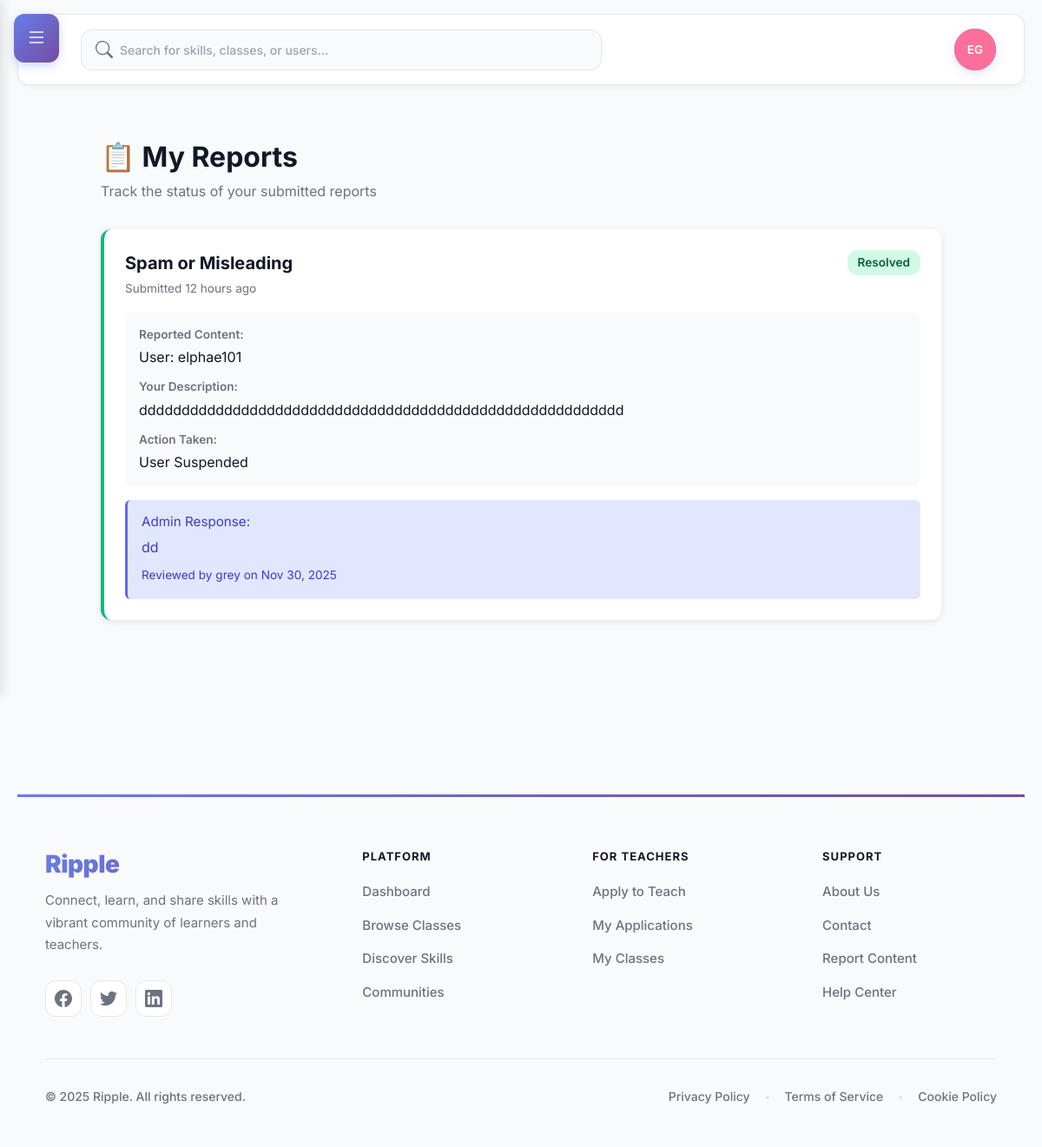
Page /my-reports/ (signed in) on the committed database.
### core/models.py (models this page shows, shortened)
class Report(models.Model):
    REASON_CHOICES = [
        ('spam', 'Spam or Misleading'),
        ('harassment', 'Harassment or Bullying'),
        ('hate_speech', 'Hate Speech'),
        ('inappropriate', 'Inappropriate Content'),
        ('impersonation', 'Impersonation'),
        ('violence', 'Violence or Threats'),
        ('scam', 'Scam or Fraud'),
        ('fake_skills', 'Fake Skills/Credentials'),
        ('other', 'Other'),
    ]
    STATUS_CHOICES = [
        ('pending', 'Pending Review'),
        ('investigating', 'Under Investigation'),
        ('resolved', 'Resolved'),
        ('dismissed', 'Dismissed'),
    ]
    ACTION_CHOICES = [
        ('none', 'No Action Taken'),
        ('warning', 'Warning Issued'),
        ('content_removed', 'Content Removed'),
        ('user_suspended', 'User Suspended'),
        ('user_banned', 'User Banned'),
    ]
    reporter = models.ForeignKey(
        User,
        on_delete=models.CASCADE,
        related_name='reports_made'
    )
    content_type = models.ForeignKey(ContentType, on_delete=models.CASCADE)
    object_id = models.PositiveIntegerField()
    reported_object = GenericForeignKey('content_type', 'object_id')
    reason = models.CharField(max_length=50, choices=REASON_CHOICES)
    description = models.TextField(help_text="Please provide details about the issue")
    status = models.CharField(max_length=20, choices=STATUS_CHOICES, default='pending')
    action_taken = models.CharField(max_length=20, choices=ACTION_CHOICES, default='none')
    admin_notes = models.TextField(blank=True, null=True)
    reviewed_by = models.ForeignKey(
        User,
        on_delete=models.SET_NULL,
        null=True,
        blank=True,
        related_name='reports_reviewed'
    )
    reviewed_at = models.DateTimeField(null=True, blank=True)
    created_at = models.DateTimeField(auto_now_add=True)
    updated_at = models.DateTimeField(auto_now=True)
    class Meta:
        ordering = ['-created_at']
        indexes = [
            models.Index(fields=['status', '-created_at']),
            models.Index(fields=['content_type', 'object_id']),
        ]
    def get_reported_object_display(self):
        try:
            reported_obj = self.reported_object
        except Exception:
            if self.content_type.model == 'user':
                return f"User: [Deleted] (ID: {self.object_id})"
            elif self.content_type.model == 'community':
                return f"Community: [Deleted] (ID: {self.object_id})"
            elif self.content_type.model == 'teachingclass':
                return f"Class: [Deleted] (ID: {self.object_id})"
            elif self.content_type.model == 'post':
                return f"Post: [Deleted] (ID: {self.object_id})"
            elif self.content_type.model == 'message':
                return f"Message: [Deleted] (ID: {self.object_id})"
            else:
                return f"{self.content_type.model.title()}: [Deleted] (ID: {self.object_id})"
        if self.content_type.model == 'user':
            return f"User: {reported_obj.username}"
        elif self.content_type.model == 'community':
            return f"Community: {reported_obj.name}"
        elif self.content_type.model == 'teachingclass':
            return f"Class: {reported_obj.title}"
        elif self.content_type.model == 'post':
            return f"Post: {reported_obj.title}"
        elif self.content_type.model == 'message':
            return f"Message in conversation"
        else:
            return f"{self.content_type.model.title()}"

### core/views.py (the view)
# urls.py: path('my-reports/', views.user_reports, name='user_reports'),
@login_required
def user_reports(request):
    reports = Report.objects.filter(reporter=request.user).select_related(
        'content_type', 'reviewed_by'
    )
    return render(request, 'core/user_reports.html', {'reports': reports})

### skills/templatetags/skills_tags.py (called while the page is built)
@register.simple_tag(takes_context=True)
def pending_trade_offers_count(context):
    request = context.get('request')
    if not request or not request.user.is_authenticated:
        return 0
    return ClassTradeOffer.objects.filter(
        receiver=request.user,
        status=ClassTradeOffer.PENDING
    ).count()

### users/context_processors.py (called while the page is built)
def recaptcha_site_key(request):
    return {
        'RECAPTCHA_SITE_KEY': getattr(settings, 'RECAPTCHA_SITE_KEY', '')
    }

def unread_messages_count(request):
    unread_count = 0
    if request.user.is_authenticated:
        from chat.models import MessageStatus
        unread_count = MessageStatus.objects.filter(
            user=request.user,
            is_read=False
        ).exclude(
            message__sender=request.user
        ).count()
    return {
        'unread_messages_count': unread_count
    }

### users/templatetags/user_tags.py (called while the page is built)
def get_avatar_color(user):
    hash_value = int(hashlib.md5(user.username.encode()).hexdigest(), 16)
    color_index = hash_value % len(AVATAR_COLORS)
    return AVATAR_COLORS[color_index]

@register.inclusion_tag('users/user_avatar.html', takes_context=False)
def user_avatar(user, size='medium', css_class=''):
    has_avatar = user.profile.avatar if hasattr(user, 'profile') else False
    first_name = user.first_name or ''
    last_name = user.last_name or ''
    if first_name and last_name:
        initials = f"{first_name[0]}{last_name[0]}".upper()
    elif first_name:
        initials = first_name[0].upper()
    elif last_name:
        initials = last_name[0].upper()
    else:
        initials = user.username[0].upper() if user.username else '?'
    avatar_color = get_avatar_color(user)
    return {
        'user': user,
        'has_avatar': has_avatar,
        'avatar_url': user.profile.avatar.url if has_avatar else None,
        'initials': initials,
        'avatar_color': avatar_color,
        'size': size,
        'css_class': css_class,
    }

### core/templates/core/user_reports.html (shortened to what this page needs)
{% extends 'base.html' %}
{% block content %}
<div class="user-reports-container">
    <div class="reports-header">
        <h1>📋 My Reports</h1>
        <p style="color: #6b7280;">Track the status of your submitted reports</p>
    </div>
    {% if reports %}
        {% for report in reports %}
        <div class="report-card {{ report.status }}">
            <div class="report-header">
                <div>
                    <div class="report-title">{{ report.get_reason_display }}</div>
                    <div class="report-date">Submitted {{ report.created_at|timesince }} ago</div>
                </div>
                <span class="status-badge {{ report.status }}">{{ report.get_status_display }}</span>
            </div>
            <div class="report-content">
                <div class="report-field">
                    <div class="field-label">Reported Content:</div>
                    <div class="field-value">{{ report.get_reported_object_display }}</div>
                </div>
                <div class="report-field">
                    <div class="field-label">Your Description:</div>
                    <div class="field-value">{{ report.description }}</div>
                </div>
                {% if report.status == 'resolved' or report.status == 'dismissed' %}
                <div class="report-field">
                    <div class="field-label">Action Taken:</div>
                    <div class="field-value">{{ report.get_action_taken_display }}</div>
                </div>
                {% endif %}
            </div>
            {% if report.admin_notes and report.status != 'pending' %}
            <div class="admin-response">
                <h4>Admin Response:</h4>
                <p>{{ report.admin_notes }}</p>
                {% if report.reviewed_by %}
                <p style="font-size: 0.85rem; margin-top: 0.5rem;">
                    Reviewed by {{ report.reviewed_by.username }} on {{ report.reviewed_at|date:"M d, Y" }}
                </p>
                {% endif %}
            </div>
            {% endif %}
        </div>
        {% endfor %}
    {% endif %}
</div>
{% endblock %}

### static/css/main.css (style rules this page uses)
:root { --bg:#f6f7f9;--card:#f0f1f3;--sidebar:#233455;--sidebarText:#e6ecf5;--text:#121417;--muted:#8b93a1;--brand:#4a67ff }
* { box-sizing:border-box }
html,body { margin:0;padding:0;font-family:Inter,system-ui,-apple-system,Segoe UI,Roboto,Arial,sans-serif;color:var(--text);background:var(--bg) }

### templates/base.html (style rules this page uses)
:root { --sidebar-width: 280px; --collision-breakpoint: 1200px; --brand: #667eea; --brand-hover: #5a77ff; --brand-gradient: linear-gradient(135deg, #667eea 0%, #764ba2 100%); --text: #111827; --text-light: #6b7280; --card: #ffffff; --background: #f9fafb; --border: #e5e7eb; --sidebar-bg: #1f2937; --sidebar-hover: #374151; }
* { font-family: 'Inter', -apple-system, BlinkMacSystemFont, sans-serif; -webkit-font-smoothing: antialiased; -moz-osx-font-smoothing: grayscale; }
body { background: var(--background); }

### core/templates/core/user_reports.html (style rules this page uses)
.user-reports-container { max-width: 1000px; margin: 0 auto; padding: 2rem 1rem; }
.reports-header { margin-bottom: 2rem; }
.reports-header h1 { font-size: 2rem; font-weight: 700; color: #111827; margin-bottom: 0.5rem; }
.report-card { background: white; border-radius: 12px; padding: 1.5rem; margin-bottom: 1rem; box-shadow: 0 2px 8px rgba(0,0,0,0.1); border-left: 4px solid #e5e7eb; }
.report-card.resolved { border-left-color: #10b981; }
.report-header { display: flex; justify-content: space-between; align-items: start; margin-bottom: 1rem; }
.report-title { font-size: 1.25rem; font-weight: 700; color: #111827; margin-bottom: 0.25rem; }
.report-date { font-size: 0.85rem; color: #6b7280; }
.status-badge { display: inline-block; padding: 0.25rem 0.75rem; border-radius: 12px; font-size: 0.85rem; font-weight: 600; }
.status-badge.resolved { background: #d1fae5; color: #065f46; }
.report-content { padding: 1rem; background: #f9fafb; border-radius: 8px; margin-bottom: 1rem; }
.report-field { margin-bottom: 0.75rem; }
.report-field:last-child { margin-bottom: 0; }
.field-label { font-size: 0.85rem; color: #6b7280; font-weight: 600; margin-bottom: 0.25rem; }
.field-value { color: #111827; }
.admin-response { padding: 1rem; background: #e0e7ff; border-left: 3px solid #6366f1; border-radius: 6px; margin-top: 1rem; }
.admin-response h4 { margin: 0 0 0.5rem 0; font-size: 0.95rem; color: #4338ca; }
.admin-response p { margin: 0; color: #4338ca; line-height: 1.6; }

### rows in the picture
Report: reason "Spam or Misleading", created_at "12 hours", status "Resolved", reported_object "User: elphae101", description "ddddddddddddddddddddddddddddddddddddddddddddddddddddddddd", action_taken "User Suspended", admin_notes "dd", reviewed_by.username "grey", reviewed_at "Nov 30, 2025"

### other values in the picture
{{ initials }} "EG"
